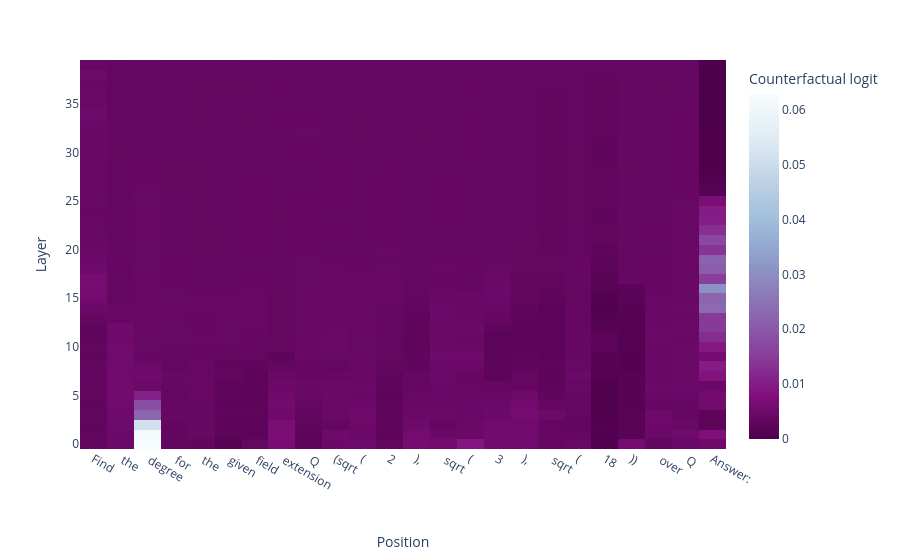

Notebook code for this chart:
### Code cell
import plotly.express as px

tokens = [model.tokenizer.decode(prompt_ids[i]) for i in token_indices]
tokens[-1] = "Answer:"
deduplicate_tokens = [t + " " * i for i, t in enumerate(tokens)]

fig = px.imshow(
  [[p for p in per_layer_results] for per_layer_results in patching_results],
  color_continuous_scale="BuPu_r",
  labels={"x": "Position", "y": "Layer","color":"Counterfactual logit"},
  x=deduplicate_tokens
)

fig.update_layout(
  yaxis=dict(autorange="min")
)

### Figure 1 — Plotly figure (JSON) as saved in the notebook; plotly's stock layout.template omitted (floating-point values rounded to 4 significant figures; data arrays with more than 128 entries replaced by an {"elided": "..."} marker saying what was removed)
{"data": [{"coloraxis": "coloraxis", "hovertemplate": "Position: %{x}<br>Layer: %{y}<br>Counterfactual logit: %{z}<extra></extra>", "name": "0", "type": "heatmap", "x": ["Find", " the ", " degree  ", " for   ", " the    ", " given     ", " field      ", " extension       ", " Q        ", "(sqrt         ", "(          ", "2           ", "),            ", " sqrt             ", "(              ", "3               ", "),                ", " sqrt                 ", "(                  ", "18                   ", "))                    ", " over                     ", " Q                      ", "Answer:                       "], "xaxis": "x", "yaxis": "y", "z": {"elided": "40x24 float values"}}], "layout": {"coloraxis": {"colorbar": {"title": {"text": "Counterfactual logit"}}, "colorscale": [[0, "rgb(77,0,75)"], [0.125, "rgb(129,15,124)"], [0.25, "rgb(136,65,157)"], [0.375, "rgb(140,107,177)"], [0.5, "rgb(140,150,198)"], [0.625, "rgb(158,188,218)"], [0.75, "rgb(191,211,230)"], [0.875, "rgb(224,236,244)"], [1, "rgb(247,252,253)"]]}, "margin": {"t": 60}, "xaxis": {"anchor": "y", "constrain": "domain", "domain": [0, 1], "scaleanchor": "y", "title": {"text": "Position"}}, "yaxis": {"anchor": "x", "autorange": "min", "constrain": "domain", "domain": [0, 1], "title": {"text": "Layer"}}}}
